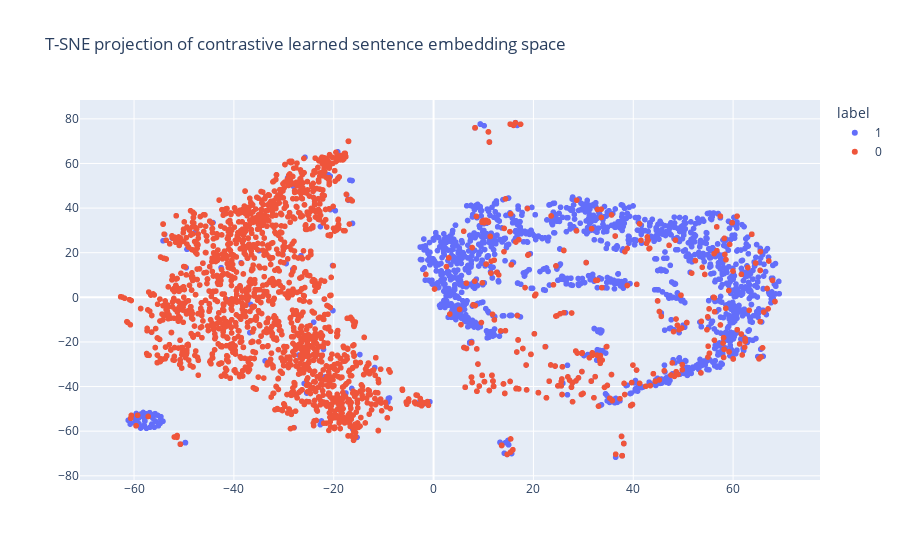

The cell this chart's notebook holds for it:
### Code cell
# plot the T-SNE projections of the contrastive learned model
x_column = 'trained_embeddings-tsne-comp-1'
y_column = 'trained_embeddings-tsne-comp-2'
plot_title = 'T-SNE projection of contrastive learned sentence embedding space'
plot(data, x_column, y_column, label_column, id_column, plot_title=plot_title)

### Figure 1 — Plotly figure (JSON) as saved in the notebook; plotly's stock layout.template omitted (floating-point values rounded to 4 significant figures; data arrays with more than 128 entries replaced by an {"elided": "..."} marker saying what was removed)
{"data": [{"customdata": {"elided": "1815x1 int values"}, "hovertemplate": "label=1<br>data_id=%{customdata[0]}<extra></extra>", "legendgroup": "1", "marker": {"color": "#636efa", "symbol": "circle"}, "mode": "markers", "name": "1", "showlegend": true, "type": "scattergl", "x": {"elided": "1815 float values"}, "xaxis": "x", "y": {"elided": "1815 float values"}, "yaxis": "y"}, {"customdata": {"elided": "2030x1 int values"}, "hovertemplate": "label=0<br>data_id=%{customdata[0]}<extra></extra>", "legendgroup": "0", "marker": {"color": "#EF553B", "symbol": "circle"}, "mode": "markers", "name": "0", "showlegend": true, "type": "scattergl", "x": {"elided": "2030 float values"}, "xaxis": "x", "y": {"elided": "2030 float values"}, "yaxis": "y"}], "layout": {"legend": {"title": {"text": "label"}, "tracegroupgap": 0}, "title": {"text": "T-SNE projection of contrastive learned sentence embedding space"}, "xaxis": {"anchor": "y", "domain": [0, 1], "title": {}}, "yaxis": {"anchor": "x", "domain": [0, 1], "title": {}}}}
